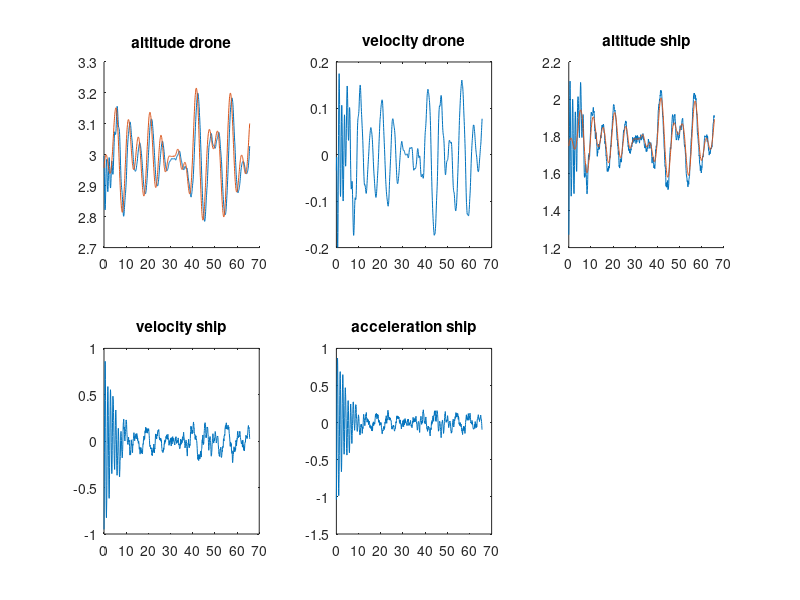

The MATLAB script that drew this image: (Note: this script raises an error after producing the figure.)
clear; clc;
%v_pos_dist = importdata("log_v_pos_dist.txt");
%v_vel_dist = importdata("log_v_vel_dist.txt");
%v_vel_dist_lp = importdata("log_v_vel_dist_lp.txt");
%v_pos_dist = importdata("log_v_pos_dist_3_wave.txt");
%v_vel_dist = importdata("log_v_vel_dist_3_wave.txt");
%v_vel_dist_lp = importdata("log_v_vel_dist_lp_3_wave.txt");
%v_vel_aruco = importdata("log_v_vel_aruco_3_wave.txt");
%v_land = importdata("log_v_very_good_landing_5_predict.txt");
% v_pitch = importdata("log_pitch.txt");
% v_dist = importdata("log_dist.txt");
% v_roll = importdata("log_roll.txt");
% dist_test = importdata("dist_test_no_movement.txt");
% xy_cor = importdata("xy_cor_pic.txt");
% dist_motion = importdata("dist_motion_no_delay.txt");
% ori_motion = importdata("ori_motion.txt");
% combi = importdata("combi.txt");
% kalman_no_movement = importdata("kalman_no_movement.txt");
% kalman_no_movement_gt = importdata("kalman_no_movement_gt.txt");
% kalman_no_movement_predict = importdata("kalman_no_movement_predict.txt")
% kalman_no_movement_predict_gt = importdata("kalman_no_movement_predict_gt.txt")
% kalman_movement = importdata("kalman_movement.txt");
% kalman_movement_gt = importdata("kalman_movement_gt.txt");
% kalman_movement_6_predict = importdata("kalman_movement_6_predict.txt")
% kalman_movement_6_predict_gt = importdata("kalman_movement_6_predict_gt.txt")
kalman_movement_6_predict = importdata("kalman_movement_7_predict.txt")
kalman_movement_6_predict_gt = importdata("kalman_movement_7_predict_gt.txt")
% 
% kalman_no_movement(1:30,:) = [];
% kalman_no_movement(430:912,:) = [];
% kalman_no_movement_gt(1:30,:) = [];
% kalman_no_movement_gt(430:908,:) = [];
% kalman_no_movement_predict(1:30,:) = []
% kalman_no_movement_predict(700:1448,:) = []
% kalman_no_movement_predict_gt(1:30,:) = []
% kalman_no_movement_predict_gt(700:1380,:) = []
% kalman_movement(1:30,:) = [];
% kalman_movement(1000:1591,:) = [];
% kalman_movement_gt(1:30,:) = [];
% kalman_movement_gt(1000:1596,:) = [];
% kalman_movement_6_predict(1:30,:) = [];
% kalman_movement_6_predict(1000:1532,:) = [];
% kalman_movement_6_predict_gt(1:30,:) = [];
% kalman_movement_6_predict_gt(1000:1592,:) = [];
kalman_movement_6_predict(1:30,:) = [];
kalman_movement_6_predict(1000:1401,:) = [];
kalman_movement_6_predict_gt(1:30,:) = [];
kalman_movement_6_predict_gt(1000:1377,:) = [];

%v(1,:) = [];
%dist_test(1:50,:)=[]
%ori_motion(800:1300,:)=[]
% combi(1000:1408,:)=[]

% figure(1)
% subplot(2,3,1)
% plot(x(:,1)-5)
% hold on;
% plot(x(:,3))
% title('altitude drone')
% subplot(2,3,2)
% plot(x(:,2))
% title('velocity drone')
% subplot(2,3,3)
% plot(x(:,3))
% title('altitude ship')
% subplot(2,3,4)
% plot(x(:,4))
% title('velocity ship')
% subplot(2,3,5)
% plot(x(:,5))
% title('acceleration ship')
% figure(1)
% hold on;
% plot(v_pitch(:,5), v_pitch(:,1)) %Roll gt
% plot(v_pitch(:,5), v_pitch(:,3)-pi) %Roll est
% 
% figure(2)
% hold on;
% 
% 
% plot(v_pitch(:,5), v_pitch(:,2)) %Pitch gt
% plot(v_pitch(:,5), -v_pitch(:,4)- v_pitch(:,7)-0.013) %Pitch est
% %plot(v_pitch(:,5), v_pitch(:,8)/20) %Ship alt
% ylabel({'Angle [Radians]'});
% xlabel({'Time [s]'});
% title({'Pitch estimation with ground truth'});

%FFT
% Y = fft(v_pitch(:,4));
% L = 752;
% Fs = 12
% P2 = abs(Y/L);
% P1 = P2(1:L/2+1);
% P1(2:end-1) = 2*P1(2:end-1);
% figure (11)
% f = Fs*(0:(L/2))/L;
% plot(f,P1) 
% title('Single-Sided Amplitude Spectrum of X(t)')
% xlabel('f (Hz)')
% ylabel('|P1(f)|')


% figure(3)
% plot(v_vel_dist(:,1))
% hold on;
% plot(v_vel_dist(:,2)-1.4)

% figure(4)
% plot(v_pos_dist(:,3)-5)
% hold on;
% plot(v_vel_dist(:,3)-5)
% plot(v_vel_dist_lp(:,3)-5)
% xlim([0 800])
% legend('dist pos cont', 'dist vel cont', 'dist vel cont lp')
% 
% figure(5)
% plot(v_vel_aruco(:,3)-5)
% hold on;
% plot(v_vel_aruco(:,4)-5)
% plot(v_vel_aruco(:,4)-v_vel_aruco(:,3))
% xlim([0 800])
% legend('dist aruco', 'dist ground truth', 'dist diff')
% figure(6)
% plot(v_vel_aruco(:,1))
% hold on;
% plot(v_vel_aruco(:,2)-1.4)
% legend('drone pos', 'ship pos')

% figure(7)
% plot(v_vel(:,4), v_vel(:,1)-1.12-(4-1.12))
% hold on
% plot(v_vel(:,4), v_vel(:,2))

% figure(8)
% plot(v_land(:,1))
% hold on;
% plot(v_land(:,2)-6)
% legend('drone pos', 'ship pos')

% figure(9)
% plot(v_dist(:,4), v_dist(:,2))
% hold on;
% plot(v_dist(:,4), v_dist(:,3))
% ylabel({'Distance [m]'});
% xlabel({'Time [s]'});
% title({'Measurement of distance between ship and drone using aruco marker'});
% 
% avg_error = mean(abs(v_dist(:,2)-v_dist(:,3)))
% std_error = std(v_dist(:,2)-v_dist(:,3))

% figure(10)
% hold on;
% plot(v_roll(:,4),v_roll(:,1)-0.3)
% plot(v_roll(:,4), v_roll(:,2)-pi) %Roll est
% 
% max_error = max(abs(v_roll(:,2)-pi+0.3))

% figure(11)
% hold on;
% plot(dist_test(:,3), dist_test(:,1)+0.17) %Distance aruco marker
% plot(dist_test(:,3), dist_test(:,2)) %Drones own position
% 
% figure (12)
% hold on;
% plot(xy_cor(:,3)-xy_cor(1,3), xy_cor(:,1)) %X_cor from aruco
% plot(xy_cor(:,3)-xy_cor(1,3), xy_cor(:,2)) %y_cor from aruco
% plot(xy_cor(:,3)-xy_cor(1,3), xy_cor(:,4)) %x_pos drone
% plot(xy_cor(:,3)-xy_cor(1,3), xy_cor(:,5)) %y_pos drone

% figure(13)
% hold on;
% plot(dist_motion(:,3)-dist_motion(1,3), dist_motion(:,1)+0.21) %Distance aruco marker
% plot(dist_motion(:,3)-dist_motion(1,3), dist_motion(:,2)-dist_motion(:,4)) %Ground truth

% for i=1:length(ori_motion)
%     if ori_motion(i,1) < 0
%         ori_motion(i,1)=ori_motion(i,1)+2*pi;
%     end
% end

% figure(14)
% hold on;
% plot(ori_motion(:,3)-ori_motion(1,3), ori_motion(:,2)) %pitch est
% plot(ori_motion(:,3)-ori_motion(1,3), ori_motion(:,1)-3.1) %Roll est
% plot(ori_motion(:,3)-ori_motion(1,3), ori_motion(:,5)) %Roll gt
% plot(ori_motion(:,3)-ori_motion(1,3), ori_motion(:,4)) %pitch gt

% for i=1:length(combi)
%     if combi(i,1) < 0
%         combi(i,1)=combi(i,1)+2*pi;
%     end
% end
% 
% figure(14)
% hold on;
% plot(combi(:,3)-combi(1,3), combi(:,2)) %pitch est
% plot(combi(:,3)-combi(1,3), combi(:,1)-3.1) %Roll est
% plot(combi(:,3)-combi(1,3), combi(:,5)) %Roll gt
% plot(combi(:,3)-combi(1,3), combi(:,4)) %pitch gt
% 
% figure(15)
% hold on;
% plot(combi(:,3)-combi(1,3), combi(:,6))
% plot(combi(:,3)-combi(1,3), combi(:,7)-combi(:,8)-0.21)

% figure(16)
% subplot(2,3,1)
% %plot(kalman_no_movement(:,3)-kalman_no_movemet(1,3), kalman_no_movement(:,1))
% hold on;
% plot(kalman_no_movement(:,3)-kalman_no_movement(1,3), kalman_no_movement(:,1))
% title('altitude drone')
% subplot(2,3,2)
% plot(kalman_no_movement(:,3)-kalman_no_movement(1,3), kalman_no_movement(:,2))
% title('velocity drone')
% subplot(2,3,3)
% hold on;
% plot(kalman_no_movement(:,3)-kalman_no_movement(1,3), kalman_no_movement(:,4)-0.21)
% plot(kalman_no_movement_gt(:,3)-kalman_no_movement_gt(1,3), kalman_no_movement_gt(:,4))
% title('altitude ship')
% subplot(2,3,4)
% plot(kalman_no_movement(:,3)-kalman_no_movement(1,3), kalman_no_movement(:,5))
% title('velocity ship')
% subplot(2,3,5)
% plot(kalman_no_movement(:,3)-kalman_no_movement(1,3), kalman_no_movement(:,6))
% title('acceleration ship')


% figure(17)
% subplot(2,3,1)
% hold on;
% plot(kalman_no_movement_predict(:,3)-kalman_no_movement_predict(1,3), kalman_no_movement_predict(:,1))
% title('altitude drone')
% subplot(2,3,2)
% plot(kalman_no_movement_predict(:,3)-kalman_no_movement_predict(1,3), kalman_no_movement_predict(:,2))
% title('velocity drone')
% subplot(2,3,3)
% hold on;
% plot(kalman_no_movement_predict(:,3)-kalman_no_movement_predict(1,3), kalman_no_movement_predict(:,4)-0.21)
% plot(kalman_no_movement_predict_gt(:,3)-kalman_no_movement_predict_gt(1,3), kalman_no_movement_predict_gt(:,4))
% title('altitude ship')
% subplot(2,3,4)
% plot(kalman_no_movement_predict(:,3)-kalman_no_movement_predict(1,3), kalman_no_movement_predict(:,5))
% title('velocity ship')
% subplot(2,3,5)
% plot(kalman_no_movement_predict(:,3)-kalman_no_movement_predict(1,3), kalman_no_movement_predict(:,6))
% title('acceleration ship')

% figure(18)
% subplot(2,3,1)
% hold on;
% plot(kalman_movement(:,3)-kalman_movement(1,3), kalman_movement_gt(:,2))
% plot(kalman_movement_gt(:,3)-kalman_movement_gt(1,3), kalman_movement_gt(:,4)+1+0.21)
% title('altitude drone')
% subplot(2,3,2)
% plot(kalman_movement(:,3)-kalman_movement(1,3), kalman_movement(:,2))
% title('velocity drone')
% subplot(2,3,3)
% hold on;
% plot(kalman_movement(:,3)-kalman_movement(1,3), kalman_movement(:,4)-0.21)
% plot(kalman_movement_gt(:,3)-kalman_movement_gt(1,3), kalman_movement_gt(:,4))
% title('altitude ship')
% subplot(2,3,4)
% plot(kalman_movement(:,3)-kalman_movement(1,3), kalman_movement(:,5))
% title('velocity ship')
% subplot(2,3,5)
% plot(kalman_movement(:,3)-kalman_movement(1,3), kalman_movement(:,6))
% title('acceleration ship')

figure(19)
subplot(2,3,1)
hold on;
plot(kalman_movement_6_predict(:,3)-kalman_movement_6_predict(1,3), kalman_movement_6_predict_gt(:,2))
plot(kalman_movement_6_predict_gt(:,3)-kalman_movement_6_predict_gt(1,3), kalman_movement_6_predict_gt(:,4)+1+0.21)
title('altitude drone')
subplot(2,3,2)
plot(kalman_movement_6_predict(:,3)-kalman_movement_6_predict(1,3), kalman_movement_6_predict(:,2))
title('velocity drone')
subplot(2,3,3)
hold on;
plot(kalman_movement_6_predict(:,3)-kalman_movement_6_predict(1,3), kalman_movement_6_predict(:,4)-0.21)
plot(kalman_movement_6_predict_gt(:,3)-kalman_movement_6_predict_gt(1,3), kalman_movement_6_predict_gt(:,4))
title('altitude ship')
subplot(2,3,4)
plot(kalman_movement_6_predict(:,3)-kalman_movement_6_predict(1,3), kalman_movement_6_predict(:,5))
title('velocity ship')
subplot(2,3,5)
plot(kalman_movement_6_predict(:,3)-kalman_movement_6_predict(1,3), kalman_movement_6_predict(:,6))
title('acceleration ship')
%%
avg_dist_pos = mean(abs(v_pos_dist(1:800,3)-5))
avg_dist_vel = mean(abs(v_vel_dist(1:800,3)-5))
avg_dist_vel_lp = mean(abs(v_vel_dist_lp(1:800,3)-5))
std_dist_pos = std(abs(v_pos_dist(1:800,3)-5))
std_dist_vel = std(abs(v_vel_dist(1:800,3)-5))
std_dist_vel_lp = std(abs(v_vel_dist_lp(1:800,3)-5))
